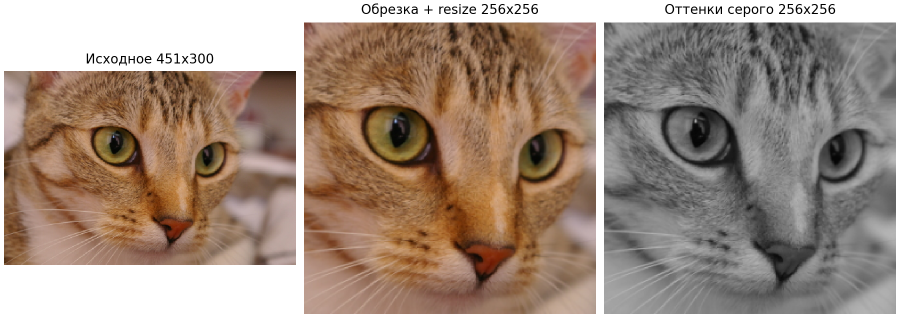
#> input picture results/01_original.png, 1800 x 670 px, given in place of chelsea.png, which was not available (shown at 1/2 size)
$ python filters.py   (older library calls are emulated)
#> lines starting #> are read from the running program, lines starting #| are printed output that depends on the picture; pictures that were not available may be replaced by others from this repository, and a replacement may not be noted
import os

import cv2
import numpy as np
import matplotlib

matplotlib.use("Agg")
import matplotlib.pyplot as plt

SRC = "images/chelsea.png"
OUT = "results"
SIZE = 256

np.random.seed(0)


def load_image(path, size=SIZE):
    img = cv2.imread(path)
    if img is None:
        raise FileNotFoundError(path)
    h, w = img.shape[:2]
    s = min(h, w)
    y0 = (h - s) // 2
    x0 = (w - s) // 2
    img = img[y0:y0 + s, x0:x0 + s]
    return cv2.resize(img, (size, size), interpolation=cv2.INTER_AREA)


def to_u8(x):
    return np.clip(np.round(x), 0, 255).astype(np.uint8)


def add_gauss_noise(img, sigma):
    noisy = img.astype(np.float64) + np.random.normal(0, sigma, img.shape)
    return to_u8(noisy)


def add_salt_pepper(img, p):
    noisy = img.copy()
    r = np.random.rand(*img.shape[:2])
    noisy[r < p / 2] = 0
    noisy[r > 1 - p / 2] = 255
    return noisy


def psnr(a, b):
    mse = np.mean((a.astype(np.float64) - b.astype(np.float64)) ** 2)
    return 10 * np.log10(255 ** 2 / mse)


def conv2d(img, kernel, stride=1):
    img = img.astype(np.float64)
    kernel = np.asarray(kernel, dtype=np.float64)
    if img.ndim == 3:
        return np.dstack([conv2d(img[:, :, c], kernel, stride) for c in range(img.shape[2])])

    kh, kw = kernel.shape
    ph, pw = kh // 2, kw // 2
    padded = np.pad(img, ((ph, ph), (pw, pw)), mode="reflect")
    h, w = img.shape
    out = np.zeros(((h + stride - 1) // stride, (w + stride - 1) // stride))
    for i in range(kh):
        for j in range(kw):
            out += kernel[i, j] * padded[i:i + h:stride, j:j + w:stride]
    return out


def sobel_kernels(ksize):
    kx, ky = cv2.getDerivKernels(1, 0, ksize)
    gx = np.outer(ky.ravel(), kx.ravel())
    gx = gx / gx[gx > 0].sum()
    return gx, gx.T.copy()


PREWITT_X = np.array([[-1, 0, 1],
                      [-1, 0, 1],
                      [-1, 0, 1]], dtype=np.float64) / 3

SHARPEN_3 = np.array([[0, -1, 0],
                      [-1, 5, -1],
                      [0, -1, 0]], dtype=np.float64)

HIGHPASS_3 = np.array([[-1, -1, -1],
                       [-1, 8, -1],
                       [-1, -1, -1]], dtype=np.float64)


def gauss_kernel(ksize, sigma=0, sigma_y=None):
    if sigma <= 0:
        sigma = default_sigma(ksize)
    if sigma_y is None:
        sigma_y = sigma
    gx = cv2.getGaussianKernel(ksize, sigma).ravel()
    gy = cv2.getGaussianKernel(ksize, sigma_y).ravel()
    return np.outer(gy, gx)


def auto_ksize(sigma):
    return 2 * int(np.ceil(3 * sigma)) + 1


def default_sigma(ksize):
    return 0.3 * ((ksize - 1) * 0.5 - 1) + 0.8


def sharpen_kernel(ksize, amount, sigma=0):
    g = gauss_kernel(ksize, sigma)
    delta = np.zeros_like(g)
    delta[ksize // 2, ksize // 2] = 1
    return delta + amount * (delta - g)


def sobel(gray, ksize=3, stride=1, pre_sigma=0):
    src = gray.astype(np.float64)
    if pre_sigma > 0:
        src = cv2.GaussianBlur(src, (0, 0), pre_sigma)
    kx, ky = sobel_kernels(ksize)
    gx = conv2d(src, kx, stride)
    gy = conv2d(src, ky, stride)
    return gx, gy


def magnitude(gx, gy, kind="L2"):
    if kind == "L1":
        return np.abs(gx) + np.abs(gy)
    return np.sqrt(gx ** 2 + gy ** 2)


def unsharp(img, sigma, amount, threshold=0):
    img = img.astype(np.float64)
    blur = cv2.GaussianBlur(img, (0, 0), sigma)
    detail = img - blur
    if img.ndim == 3:
        mask = (np.abs(detail.mean(axis=2)) >= threshold)[:, :, None]
    else:
        mask = np.abs(detail) >= threshold
    return img + amount * detail * mask


def highpass_fft(gray, d0):
    f = np.fft.fftshift(np.fft.fft2(gray.astype(np.float64)))
    h, w = gray.shape
    v, u = np.mgrid[-h // 2:h - h // 2, -w // 2:w - w // 2]
    d2 = u ** 2 + v ** 2
    H = 1 - np.exp(-d2 / (2 * d0 ** 2))
    return np.real(np.fft.ifft2(np.fft.ifftshift(f * H)))


def save_grid(images, titles, ncols, fname, suptitle=None, cell=2.6):
    n = len(images)
    nrows = (n + ncols - 1) // ncols
    lines = max(t.count("\n") + 1 for t in titles)
    height = (cell + 0.25 * lines + 0.1) * nrows + (0.5 if suptitle else 0)
    fig, axes = plt.subplots(nrows, ncols, figsize=(cell * ncols, height), layout="constrained")
    fs = min(11.5, max(8.5, 1.05 * cell * ncols))
    axes = np.atleast_1d(axes).ravel()
    for ax in axes:
        ax.axis("off")
    for ax, im, t in zip(axes, images, titles):
        im = to_u8(im)
        if im.ndim == 2:
            ax.imshow(im, cmap="gray", vmin=0, vmax=255, interpolation="nearest")
        else:
            ax.imshow(cv2.cvtColor(im, cv2.COLOR_BGR2RGB), interpolation="nearest")
        ax.set_title(t, fontsize=fs)
    if suptitle:
        fig.suptitle(suptitle, fontsize=fs + 2)
    fig.savefig(os.path.join(OUT, fname), dpi=200)
    plt.close(fig)


def crop(img, box):
    y, x, s = box
    return img[y:y + s, x:x + s]


def edge_view(x, gain):
    return np.abs(x) * gain


def hp_view(x):
    return x + 128


def check_conv(gray, img):
    rnd = np.random.rand(7, 7)
    ref = cv2.filter2D(gray.astype(np.float64), -1, rnd, borderType=cv2.BORDER_REFLECT_101)
    mine = conv2d(gray, rnd)
    print("conv2d vs filter2D, max diff:", np.abs(ref - mine).max())
    assert np.allclose(ref, mine)

    for k in (3, 7):
        ref = cv2.Sobel(gray.astype(np.float64), cv2.CV_64F, 1, 0, ksize=k)
        kx, _ = sobel_kernels(k)
        raw = cv2.getDerivKernels(1, 0, k)
        norm = np.outer(raw[1].ravel(), raw[0].ravel())
        norm = norm[norm > 0].sum()
        mine = conv2d(gray, kx)
        print(f"sobel {k}x{k} vs cv2.Sobel, max diff:", np.abs(ref / norm - mine).max())
        assert np.allclose(ref / norm, mine, atol=1e-6)

        ref = cv2.GaussianBlur(img.astype(np.float64), (k, k), default_sigma(k))
        mine = conv2d(img, gauss_kernel(k))
        print(f"gauss {k}x{k} vs cv2.GaussianBlur, max diff:", np.abs(ref - mine).max())
        assert np.allclose(ref, mine)

    full = conv2d(gray, rnd)
    for s in (2, 3):
        out = conv2d(gray, rnd, s)
        assert out.shape == full[::s, ::s].shape
        assert np.allclose(out, full[::s, ::s])
        print(f"stride={s}: shape {out.shape}, совпадает с full[::{s}, ::{s}]")


def part_original(orig, img, gray):
    save_grid([orig, img, gray],
              [f"Исходное {orig.shape[1]}x{orig.shape[0]}",
               f"Обрезка + resize {img.shape[1]}x{img.shape[0]}",
               "Оттенки серого 256x256"],
              3, "01_original.png", cell=3.0)


def part_edges_all(gray):
    g = gray.astype(np.float64)
    gain = 3
    sx = cv2.Sobel(g, cv2.CV_64F, 1, 0, ksize=3) / 4
    sy = cv2.Sobel(g, cv2.CV_64F, 0, 1, ksize=3) / 4
    px = conv2d(g, PREWITT_X)
    py = conv2d(g, PREWITT_X.T)
    shx = cv2.Scharr(g, cv2.CV_64F, 1, 0) / 16
    shy = cv2.Scharr(g, cv2.CV_64F, 0, 1) / 16
    lap = cv2.Laplacian(g, cv2.CV_64F, ksize=1)

    images = [gray,
              edge_view(sx, gain), edge_view(sy, gain), edge_view(magnitude(sx, sy), gain),
              edge_view(px, gain), edge_view(py, gain), edge_view(magnitude(shx, shy), gain),
              edge_view(lap, gain)]
    titles = ["Исходное (gray)",
              "Sobel X, 3x3", "Sobel Y, 3x3", "Sobel X+Y, 3x3\nsqrt(Gx²+Gy²)",
              "Prewitt X, 3x3", "Prewitt Y, 3x3", "Scharr X+Y, 3x3",
              "Laplacian, 3x3\n[0 1 0; 1 -4 1; 0 1 0]"]
    save_grid(images, titles, 4, "02_edges_all.png",
              suptitle=f"Фильтры выделения границ (|отклик| x {gain}, ядра нормированы)")


def part_smoothing_all(img):
    k = 7
    noisy_g = add_gauss_noise(img, 20)
    noisy_sp = add_salt_pepper(img, 0.05)
    images, titles = [], []
    for src, name in [(img, "без шума"), (noisy_g, "гаусс. шум σ=20"), (noisy_sp, "соль-перец 5%")]:
        images += [src,
                   cv2.blur(src, (k, k)),
                   cv2.GaussianBlur(src, (k, k), default_sigma(k)),
                   cv2.medianBlur(src, k),
                   cv2.bilateralFilter(src, k, 75, 75)]
        titles += [f"Вход: {name}",
                   f"Box Blur {k}x{k}",
                   f"Gaussian {k}x{k}, σ={default_sigma(k):.1f}",
                   f"Median {k}x{k}",
                   f"Bilateral d={k}, σc=75, σs=75"]
    save_grid(images, titles, 5, "03_smoothing_all.png",
              suptitle="Фильтры сглаживания на чистом и зашумлённых изображениях")


def part_sharpen_all(img, gray):
    g = gray.astype(np.float64)
    images = [img,
              conv2d(img, SHARPEN_3),
              hp_view(conv2d(g, HIGHPASS_3)),
              hp_view(g - cv2.GaussianBlur(g, (0, 0), 2)),
              hp_view(highpass_fft(g, 10)),
              hp_view(highpass_fft(g, 30)),
              hp_view(highpass_fft(g, 60)),
              conv2d(img, HIGHPASS_3) + img.astype(np.float64)]
    titles = ["Исходное",
              "Sharpening 3x3\n[0 -1 0; -1 5 -1; 0 -1 0]",
              "High-pass 3x3\n[-1..8..-1] (+128)",
              "High-pass\nI - Gauss(σ=2) (+128)",
              "High-pass FFT\nD0=10 (+128)",
              "High-pass FFT\nD0=30 (+128)",
              "High-pass FFT\nD0=60 (+128)",
              "I + High-pass 3x3\n(ядро с 9 в центре)"]
    save_grid(images, titles, 4, "04_sharpen_all.png",
              suptitle="Фильтры повышения резкости и высокочастотные фильтры")


def part_sobel(gray):
    gain = 3
    images, titles = [], []
    for k in (3, 7):
        for s in (1, 2, 3):
            gx, gy = sobel(gray, k, s)
            m = magnitude(gx, gy)
            images.append(edge_view(m, gain))
            titles.append(f"Sobel X+Y, {k}x{k}, stride={s}\nвыход {m.shape[1]}x{m.shape[0]}")
    save_grid(images, titles, 3, "05_sobel_window_stride.png", cell=3.0,
              suptitle="Sobel X+Y: размер окна и шаг (|G| x 3)")

    gx, gy = sobel(gray, 3)
    images = [edge_view(gx, gain), edge_view(gy, gain)]
    titles = ["θ=0° (Sobel X)", "θ=90° (Sobel Y)"]
    for t in (45, 135):
        r = np.deg2rad(t)
        images.append(edge_view(gx * np.cos(r) + gy * np.sin(r), gain))
        titles.append(f"θ={t}°: Gx·cosθ + Gy·sinθ")
    images += [edge_view(magnitude(gx, gy, "L2"), gain), edge_view(magnitude(gx, gy, "L1"), gain)]
    titles += ["|G| = sqrt(Gx²+Gy²) (L2)", "|G| = |Gx|+|Gy| (L1)"]
    save_grid(images, titles, 3, "06_sobel_direction.png", cell=3.0,
              suptitle="Sobel 3x3: направление производной и способ объединения X и Y (|отклик| x 3)")

    images, titles = [], []
    for ps in (0, 1, 2):
        for k in (3, 5, 7):
            gx, gy = sobel(gray, k, pre_sigma=ps)
            images.append(edge_view(magnitude(gx, gy), gain))
            titles.append(f"ksize={k}, pre-blur σ={ps}")
    save_grid(images, titles, 3, "07_sobel_ksize_blur.png", cell=3.0,
              suptitle="Sobel X+Y: размер ядра и гауссово размытие перед фильтром (|G| x 3)")

    gx, gy = sobel(gray, 3, pre_sigma=1)
    m = magnitude(gx, gy)
    images = [edge_view(m, gain)]
    titles = ["|G|, 3x3, pre-blur σ=1"]
    for t in (10, 20, 40):
        images.append((m > t) * 255.0)
        pct = (m > t).mean() * 100
        titles.append(f"|G| > {t}  ({pct:.1f}% пикс.)")
    save_grid(images, titles, 4, "08_sobel_threshold.png",
              suptitle="Sobel X+Y: порог бинаризации")


def part_gauss(img):
    images, titles = [], []
    for k in (3, 7):
        for s in (1, 2, 3):
            out = conv2d(img, gauss_kernel(k), s)
            images.append(out)
            titles.append(f"Gaussian {k}x{k} (σ={default_sigma(k):.1f}), stride={s}\nвыход {out.shape[1]}x{out.shape[0]}")
    save_grid(images, titles, 3, "09_gauss_window_stride.png", cell=3.0,
              suptitle="Gaussian Blur: размер окна и шаг")

    images = [img]
    titles = ["Исходное"]
    for k in (3, 7):
        images.append(conv2d(img, gauss_kernel(k, 1.0)))
        titles.append(f"Gaussian {k}x{k}, σ=1")
    for k in (3, 7):
        images.append(conv2d(img, gauss_kernel(k, 3.0)))
        titles.append(f"Gaussian {k}x{k}, σ=3")
    images.append(conv2d(img, gauss_kernel(auto_ksize(3.0), 3.0)))
    titles.append(f"Gaussian {auto_ksize(3.0)}x{auto_ksize(3.0)}, σ=3")
    save_grid(images, titles, 3, "10_gauss_window_same_sigma.png", cell=3.0,
              suptitle="Gaussian Blur: одна и та же σ при разных окнах")

    images, titles = [], []
    for sg in (0.5, 1, 2, 4):
        k = auto_ksize(sg)
        images.append(conv2d(img, gauss_kernel(k, sg)))
        titles.append(f"σ={sg}, окно {k}x{k}")
    k = auto_ksize(4)
    images.append(conv2d(img, gauss_kernel(k, 4, 0.5)))
    titles.append(f"σx=4, σy=0.5, окно {k}x{k}")
    images.append(conv2d(img, gauss_kernel(k, 0.5, 4)))
    titles.append(f"σx=0.5, σy=4, окно {k}x{k}")
    save_grid(images, titles, 3, "11_gauss_sigma.png", cell=3.0,
              suptitle="Gaussian Blur: стандартное отклонение σ и разные σ по осям")

    fig, ax = plt.subplots(figsize=(6.5, 2.8))
    for sg in (0.5, 1, 2, 4):
        g = cv2.getGaussianKernel(25, sg).ravel()
        ax.plot(np.arange(-12, 13), g, marker=".", label=f"σ={sg}")
    ax.axvspan(-3.5, 3.5, color="gray", alpha=0.12, label="окно 7x7")
    ax.axvspan(-1.5, 1.5, color="tab:orange", alpha=0.15, label="окно 3x3")
    ax.set_xlabel("смещение от центра, пикс.")
    ax.set_ylabel("вес")
    ax.set_title("Одномерный профиль ядра Гаусса при разных σ")
    ax.legend(fontsize=8)
    ax.grid(alpha=0.3)
    fig.tight_layout()
    fig.savefig(os.path.join(OUT, "12_gauss_profiles.png"), dpi=200)
    plt.close(fig)

    noisy = add_gauss_noise(img, 20)
    images = [noisy]
    titles = [f"Шум σn=20, PSNR={psnr(noisy, img):.1f} дБ"]
    for sg in (0.5, 1, 1.5, 2, 3):
        k = auto_ksize(sg)
        out = to_u8(conv2d(noisy, gauss_kernel(k, sg)))
        images.append(out)
        titles.append(f"σ={sg} ({k}x{k}), PSNR={psnr(out, img):.1f} дБ")
    save_grid(images, titles, 3, "13_gauss_noise.png", cell=3.0,
              suptitle="Gaussian Blur на зашумлённом изображении (PSNR относительно чистого)")


def part_sharpen(img):
    box = (56, 40, 88)
    amount = 1.5

    images, titles = [], []
    for k in (3, 7):
        for s in (1, 2, 3):
            out = conv2d(img, sharpen_kernel(k, amount), s)
            images.append(out)
            titles.append(f"Sharpen {k}x{k}, k={amount}, σ={default_sigma(k):.1f}, stride={s}\nвыход {out.shape[1]}x{out.shape[0]}")
    save_grid(images, titles, 3, "14_sharp_window_stride.png", cell=3.0,
              suptitle="Sharpening (unsharp mask): размер окна и шаг")

    images = [crop(img, box)]
    titles = ["Исходное (фрагмент)"]
    for k in (3, 7):
        images.append(crop(conv2d(img, sharpen_kernel(k, amount)), box))
        titles.append(f"Sharpen {k}x{k}, k={amount} (фрагмент)")
    save_grid(images, titles, 3, "15_sharp_window_crop.png", cell=3.0)

    images = [img]
    titles = ["Исходное"]
    for a in (0.5, 1, 2, 4):
        images.append(unsharp(img, 1.0, a))
        titles.append(f"k={a}, σ=1")
    images += [crop(im, box) for im in images]
    titles += titles
    save_grid(images, titles, 5, "16_sharp_amount.png", cell=2.6,
              suptitle="Sharpening: коэффициент усиления k (I + k·(I - G)), внизу увеличенный фрагмент")

    images = [img]
    titles = ["Исходное"]
    for sg in (0.5, 1, 2, 4):
        images.append(unsharp(img, sg, amount))
        titles.append(f"σ={sg}, k={amount}")
    images += [crop(im, box) for im in images]
    titles += titles
    save_grid(images, titles, 5, "17_sharp_radius.png", cell=2.6,
              suptitle="Sharpening: радиус σ гауссова размытия, внизу увеличенный фрагмент")

    noisy = add_gauss_noise(img, 6)
    images = [noisy]
    titles = ["Вход: слабый шум σn=6"]
    for t in (0, 5, 10, 20):
        images.append(unsharp(noisy, 1.0, 2.0, t))
        titles.append(f"k=2, σ=1, порог={t}")
    images += [crop(im, box) for im in images]
    titles += titles
    save_grid(images, titles, 5, "18_sharp_threshold.png", cell=2.6,
              suptitle="Sharpening: порог (усиливаются только перепады больше порога), внизу фрагмент")

    gray = cv2.cvtColor(img, cv2.COLOR_BGR2GRAY).astype(np.float64)
    row = 100
    x = np.arange(30, 136)
    fig, ax = plt.subplots(figsize=(6.5, 2.8))
    ax.plot(x, gray[row, x], color="black", lw=2, label="исходное")
    for a in (1, 4):
        sh = np.clip(unsharp(gray, 1.0, a), 0, 255)
        ax.plot(x, sh[row, x], lw=1, label=f"k={a}, σ=1")
    ax.set_xlabel("x, пикс.")
    ax.set_ylabel("яркость")
    ax.set_title(f"Профиль яркости вдоль строки y={row}")
    ax.legend(fontsize=8)
    ax.grid(alpha=0.3)
    fig.tight_layout()
    fig.savefig(os.path.join(OUT, "19_sharp_profile.png"), dpi=200)
    plt.close(fig)


def main():
    os.makedirs(OUT, exist_ok=True)
    orig = cv2.imread(SRC)
#> orig is the input picture: shape (670, 1800, 3); mean B, G, R 133.9, 146.8, 164.7
    img = load_image(SRC)
    cv2.imwrite("images/input_256.png", img)
    gray = cv2.cvtColor(img, cv2.COLOR_BGR2GRAY)
    print("исходный размер:", orig.shape, "-> после обработки:", img.shape)
#| исходный размер: (670, 1800, 3) -> после обработки: (256, 256, 3)

    check_conv(gray, img)
#| conv2d vs filter2D, max diff: 1.8189894035458565e-12
#> the loop in check_conv, `for k in (3, 7):` made 2 passes
#| sobel 3x3 vs cv2.Sobel, max diff: 0.0
#| gauss 3x3 vs cv2.GaussianBlur, max diff: 8.526512829121202e-14
#| sobel 7x7 vs cv2.Sobel, max diff: 8.268048929949146e-07
#> (further printed lines are left out)

    part_original(orig, img, gray)
#> in save_grid, `n = len(images)`: n = 3
#> in save_grid, `nrows = (n + ncols - 1) // ncols`: nrows = 1
#> in save_grid, `height = (cell + 0.25 * lines + 0.1) * nrows + (0.5 if suptitle else 0)`: height = 3.35
#> the loop in save_grid, `for ax in axes:` made 3 passes
#> the loop in save_grid, `for ax, im, t in zip(axes, images, titles):` made 3 passes
#> t on passes 1 to 3: 'Исходное 1800x670', 'Обрезка + resize 256x256', 'Оттенки серого 256x256'
    part_edges_all(gray)
#> in part_edges_all, `sy = cv2.Sobel(g, cv2.CV_64F, 0, 1, ksize=3) / 4`:
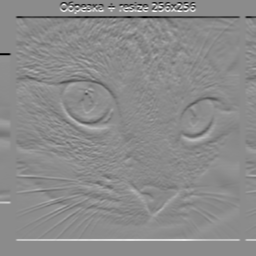
#> sy: shape (256, 256) float64; min -220, max 183.5, mean 0; drawn with min black and max white
#> in edge_view (call 7), `return np.abs(x) * gain`:
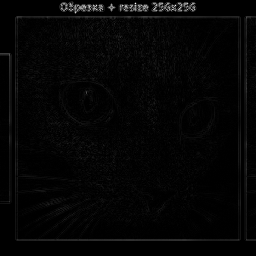
#> returned value: shape (256, 256) float64; min 0, max 2112, mean 44.5; drawn with min black and max white
#> the loop in save_grid (call 2), `for ax in axes:` made 8 passes
#> the loop in save_grid (call 2), `for ax, im, t in zip(axes, images, titles):` made 8 passes
#> t on passes 1, 2, 3, 5: 'Исходное (gray)', 'Sobel X, 3x3', 'Sobel Y, 3x3', 'Prewitt X, 3x3'
    part_smoothing_all(img)
#> in to_u8 (call 12), `return np.clip(np.round(x), 0, 255).astype(np.uint8)`:
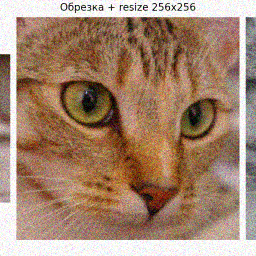
#> returned value: shape (256, 256, 3); mean of channels 0, 1, 2 112.1, 134.3, 164.9; drawn as B, G, R
#> in add_salt_pepper, `r = np.random.rand(*img.shape[:2])`:
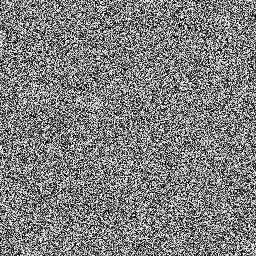
#> r: shape (256, 256) float64; min 2.95e-06, max 1, mean 0.497
#> in add_salt_pepper, `noisy[r > 1 - p / 2] = 255`:
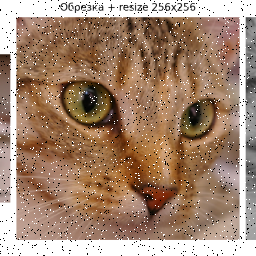
#> noisy: shape (256, 256, 3); mean of channels 0, 1, 2 113.8, 135.1, 164; drawn as B, G, R
#> the loop in part_smoothing_all, `for src, name in [(img, "без шума"), (noisy_g, "гаусс. шум σ=20"), (no..` made 3 passes
#> name on passes 1 to 3: 'без шума', 'гаусс. шум σ=20', 'соль-перец 5%'
#> after the loop in part_smoothing_all, `for src, name in [(img, "без шума"), (noisy_g, "гаусс. шум σ=20"), (no..`: images = 15 items; titles = 15 items, first 6: 'Вход: без шума', 'Box Blur 7x7', 'Gaussian 7x7, σ=1.4', 'Median 7x7', 'Bilateral d=7, σc=75, σs=75', 'Вход: гаусс. шум σ=20'
#> call 3 of save_grid, with ncols = 5, fname = '03_smoothing_all.png', cell = 2.6
#> in save_grid (call 3), `n = len(images)`: n = 15
#> in save_grid (call 3), `nrows = (n + ncols - 1) // ncols`: nrows = 3
#> in save_grid (call 3), `lines = max(t.count("\n") + 1 for t in titles)`: lines = 1
#> in save_grid (call 3), `height = (cell + 0.25 * lines + 0.1) * nrows + (0.5 if suptitle else 0)`: height = 9.35
#> the loop in save_grid (call 3), `for ax in axes:` made 15 passes
#> the loop in save_grid (call 3), `for ax, im, t in zip(axes, images, titles):` made 15 passes
#> t on passes 1 to 4: 'Вход: без шума', 'Box Blur 7x7', 'Gaussian 7x7, σ=1.4', 'Median 7x7'
#> in save_grid (call 3), `fig.savefig(os.path.join(OUT, fname), dpi=200)`:
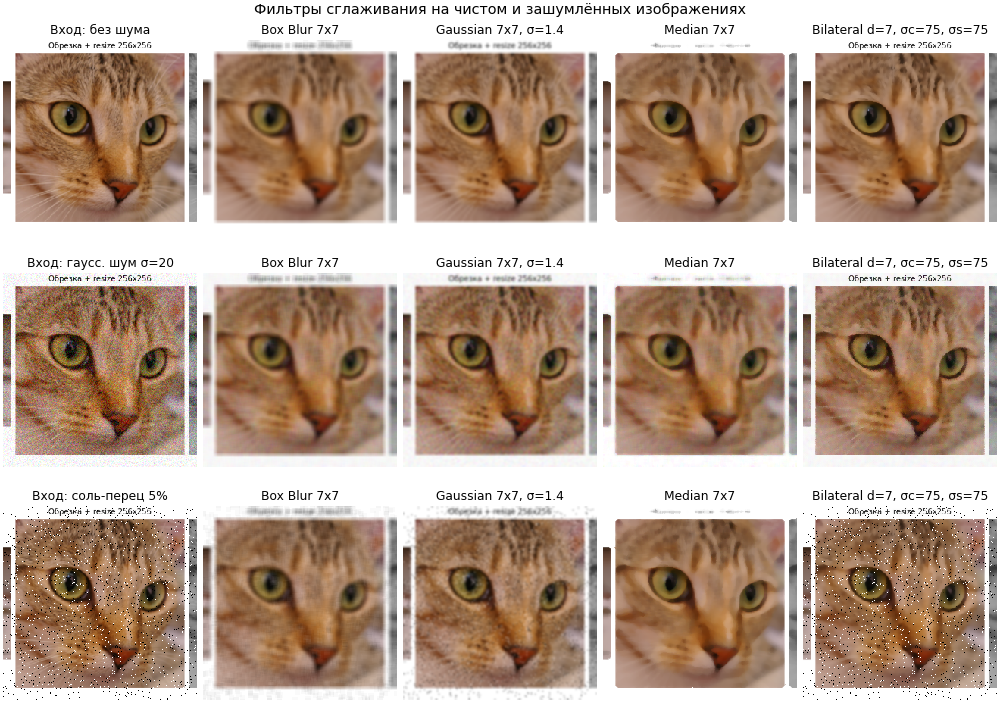
#> figure drawn by matplotlib, 15 panels
    part_sharpen_all(img, gray)
#> in conv2d (call 18), `img = img.astype(np.float64)`:
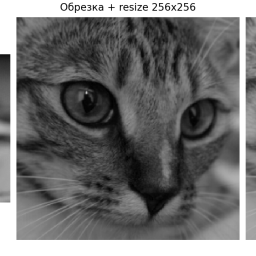
#> img: shape (256, 256) float64; min 1, max 255, mean 113.3
    part_sobel(gray)
#> the loop in part_sobel, `for k in (3, 7):` made 2 passes
#> after the loop in part_sobel, `for k in (3, 7):`: images = 6 items
#> the loop in part_sobel, `for t in (45, 135):` made 2 passes
#> r on passes 1 to 2: 0.785, 2.36
#> after the loop in part_sobel, `for t in (45, 135):`: images = 4 items; titles = ['θ=0° (Sobel X)', 'θ=90° (Sobel Y)', 'θ=45°: Gx·cosθ + Gy·sinθ', 'θ=135°: Gx·cosθ + Gy·sinθ']
#> in part_sobel, `titles += ["|G| = sqrt(Gx²+Gy²) (L2)", "|G| = |Gx|+|Gy| (L1)"]`: titles = ['θ=0° (Sobel X)', 'θ=90° (Sobel Y)', 'θ=45°: Gx·cosθ + Gy·sinθ', 'θ=135°: Gx·cosθ + Gy·sinθ', '|G| = sqrt(Gx²+Gy²) (L2)', '|G| = |Gx|+|Gy| (L1)']
#> after the loop in part_sobel, `for ps in (0, 1, 2):`: images = 9 items; titles = ['ksize=3, pre-blur σ=0', 'ksize=5, pre-blur σ=0', 'ksize=7, pre-blur σ=0', 'ksize=3, pre-blur σ=1', 'ksize=5, pre-blur σ=1', 'ksize=7, pre-blur σ=1', 'ksize=3, pre-blur σ=2', 'ksize=5, pre-blur σ=2', 'ksize=7, pre-blur σ=2']
#> the loop in part_sobel, `for t in (10, 20, 40):` made 3 passes
#> pct on passes 1 to 3: 41.47, 19.2, 8.31
#> after the loop in part_sobel, `for t in (10, 20, 40):`: images = 4 items; titles = ['|G|, 3x3, pre-blur σ=1', '|G| > 10  (41.5% пикс.)', '|G| > 20  (19.2% пикс.)', '|G| > 40  (8.3% пикс.)']
    part_gauss(img)
#> the loop in part_gauss, `for k in (3, 7):` made 2 passes
#> after the loop in part_gauss, `for k in (3, 7):`: images = 6 items
#> the loop in part_gauss, `for k in (3, 7):` made 2 passes
#> after the loop in part_gauss, `for k in (3, 7):`: images = 3 items; titles = ['Исходное', 'Gaussian 3x3, σ=1', 'Gaussian 7x7, σ=1']
#> the loop in part_gauss, `for k in (3, 7):` made 2 passes
#> after the loop in part_gauss, `for k in (3, 7):`: images = 5 items; titles = ['Исходное', 'Gaussian 3x3, σ=1', 'Gaussian 7x7, σ=1', 'Gaussian 3x3, σ=3', 'Gaussian 7x7, σ=3']
#> the loop in part_gauss, `for sg in (0.5, 1, 2, 4):` made 4 passes
#> k on passes 1 to 2: 5, 7
#> after the loop in part_gauss, `for sg in (0.5, 1, 2, 4):`: images = 4 items; titles = ['σ=0.5, окно 5x5', 'σ=1, окно 7x7', 'σ=2, окно 13x13', 'σ=4, окно 25x25']
#> in psnr, `mse = np.mean((a.astype(np.float64) - b.astype(np.float64)) ** 2)`: mse = 363.6
#> in part_gauss, `titles = [f"Шум σn=20, PSNR={psnr(noisy, img):.1f} дБ"]`: titles = ['Шум σn=20, PSNR=22.5 дБ']
#> the loop in part_gauss, `for sg in (0.5, 1, 1.5, 2, 3):` made 5 passes
#> (k, gy in gauss_kernel, mse in psnr) on pass 1: (5, [0.000264, 0.106, 0.787, 0.106, 0.000264], 174.2)
    part_sharpen(img)


if __name__ == "__main__":
    main()
